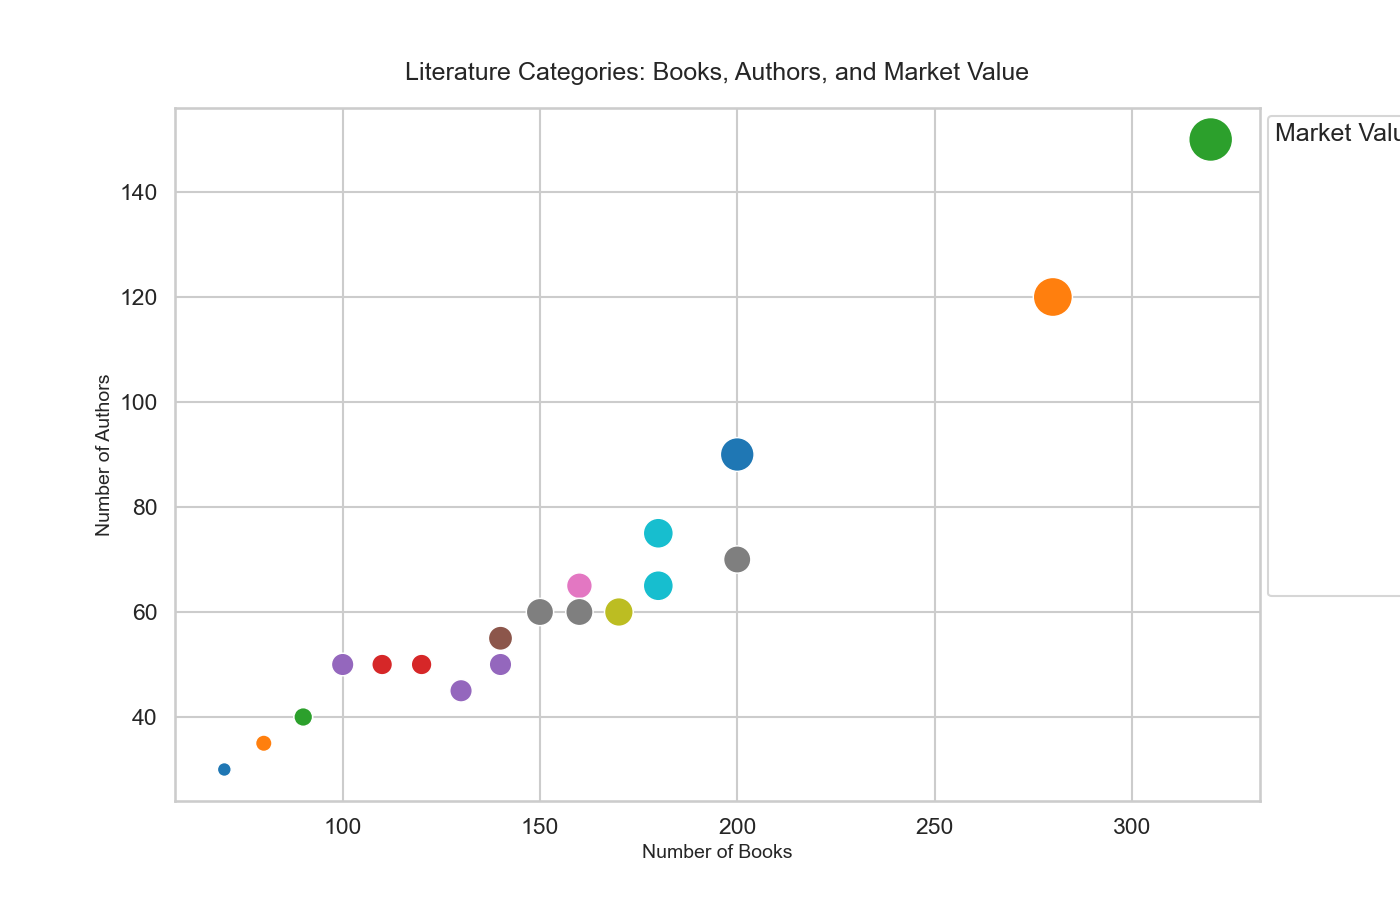

Write Python code to recreate this figure.

import pandas as pd
import seaborn as sns
import matplotlib.pyplot as plt

data = {
    'Category': ['Fiction', 'Non-Fiction', 'Mystery', 'Science Fiction', 'Fantasy', 'Biography',
                 'History', 'Poetry', 'Children\'s Books', 'Romance', 'Comics', 'Self-Help',
                 'Cookbooks', 'Travel', 'Education', 'Health & Fitness', 'Art', 'Business',
                 'Technology', 'Philosophy'],
    'Books': [320, 280, 150, 200, 180, 100, 160, 90, 140, 110, 170, 130, 120, 80, 200, 140, 90, 180, 160, 70],
    'Authors': [150, 120, 60, 90, 75, 50, 65, 40, 55, 50, 60, 45, 50, 35, 70, 50, 40, 65, 60, 30],
    'Publishers': [25, 20, 10, 15, 12, 8, 9, 5, 7, 10, 12, 9, 6, 4, 8, 6, 5, 10, 9, 4],
    'Market_Value': [400, 350, 250, 300, 270, 220, 240, 200, 230, 210, 260, 220, 210, 190, 250, 220, 200, 270, 250, 180]
}

df = pd.DataFrame(data)

plt.figure(figsize=(14, 9))

sns.scatterplot(data=df, x="Books", y="Authors", size="Market_Value", sizes=(100, 1000),
                hue="Market_Value", palette=["#1f77b4", "#ff7f0e", "#2ca02c", "#d62728", "#9467bd",
                                             "#8c564b", "#e377c2", "#7f7f7f", "#bcbd22", "#17becf",
                                             "#1f77b4", "#ff7f0e", "#2ca02c", "#d62728", "#9467bd",
                                             "#8c564b", "#e377c2", "#7f7f7f", "#bcbd22", "#17becf"])

plt.title("Literature Categories: Books, Authors, and Market Value", fontsize=18, pad=20)
plt.xlabel("Number of Books", fontsize=14)
plt.ylabel("Number of Authors", fontsize=14)

plt.legend(title="Market Value (in millions USD)", loc='upper left', bbox_to_anchor=(1, 1), fontsize=12)

plt.show()
